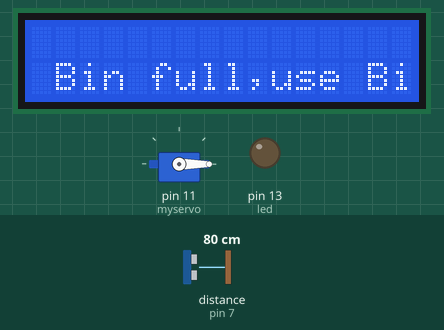
The sketch below on a simulated Arduino Uno, built with avr-gcc and run on an emulated ATmega328P. Shown: servo, 16×2 character LCD, output pins drawn as LEDs (lit = HIGH). The inputs (shaded band) are chosen by the test bench; at power-on: distance to the obstacle (sensor on pin 7) 80 cm. The echo pulse lasts 58.3 µs per cm; pins used as bus, display or sensor lines are not drawn; what the sketch prints to the serial monitor is not drawn.

Above: at 27.3 s.
32.1 s: distance to the obstacle (sensor on pin 7) set to 33 cm
At 33.2 s:
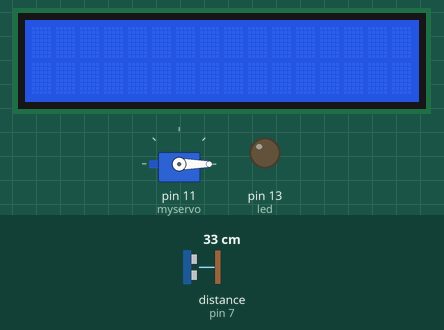
45.7 s: distance to the obstacle (sensor on pin 7) set to 29 cm
At 50.1 s:
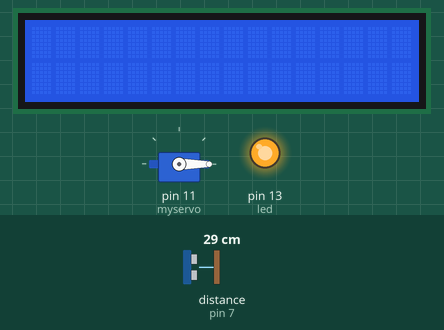
59.3 s: distance to the obstacle (sensor on pin 7) set to 35 cm
At 61.1 s:
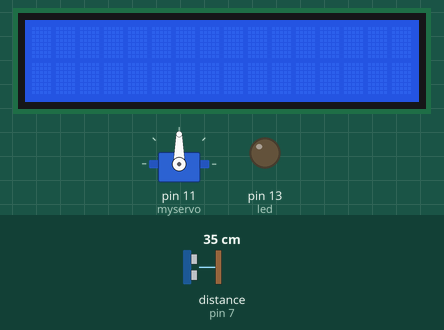
Timing chart, 0 to 78.9 s (numbered marks = the images above; inputs shaded):
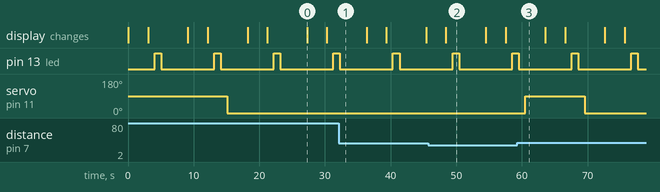

Measured:
- the behaviour switches between 32 and 31 cm on distance to the obstacle (sensor on pin 7) (found by bisection; images 1 and 2)
- by itself, pin 13 (led): alternates HIGH for 1.0 s and LOW for 8.1 s
- what the display in image 0 shows lasts 3.0 s, from 27.3 s to 30.3 s
- what the display in image 2 shows lasts 6.1 s, from 48.4 s to 54.5 s

The sketch:

sketch_may31a.ino
```cpp
int led = 13;
#include <Servo.h>
int servoPin=11;
Servo myservo;
int trigpin= 8;
int echopin= 7;
long duration;
int distance;
#include <LiquidCrystal.h>
LiquidCrystal lcd(10,9,8,7,6,4);


void setup() {
  // put your setup code here, to run once:
SETUP();

}

void loop() {
  // put your main code here, to run repeatedly:
  LCD();
  LED();
  SERVOMOTOR();
  SETUP();
  ULTRASONIC_SENSOR();

}
```

LED.ino
```cpp
void LED(){

 digitalWrite(led,HIGH);
 delay(1000);
 digitalWrite(led,LOW);
 delay(1000);

  }
```

SERVOMOTOR.ino
```cpp
void SERVOMOTOR(){
  myservo.write(0);
  if (distance<=30){
    myservo.write(90);
  }
  delay(3000);
}
```

SETUP.ino
```cpp
void SETUP(){

   pinMode(led, OUTPUT);
   myservo.attach(11);
   pinMode(trigpin,OUTPUT);
   pinMode(echopin,INPUT);
   Serial.begin(9600);


}
```

ULTRASONIC_SENSOR.ino
```cpp
void ULTRASONIC_SENSOR(){

  digitalWrite(trigpin,HIGH);
  delayMicroseconds(1000);
  digitalWrite(trigpin,LOW);
  duration=pulseIn(echopin,HIGH);
  distance = duration*0.034/2;
  Serial.println(distance);
}
```

LCD.ino
```cpp
void LCD(){
  lcd.begin(16,2);
  lcd.setCursor(1,1);
  lcd.print("Bin full,use Bin x");
  delay(3000);
  lcd.clear();
  lcd.setCursor(0,0);
  delay(1000);
}
```
